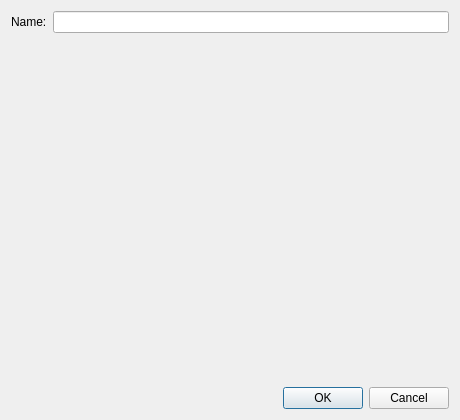
<?xml version="1.0" encoding="UTF-8"?>
<ui version="4.0">
 <class>NewLayoutDialog</class>
 <widget class="QDialog" name="NewLayoutDialog">
  <property name="geometry">
   <rect>
    <x>0</x>
    <y>0</y>
    <width>460</width>
    <height>420</height>
   </rect>
  </property>
  <property name="windowTitle">
   <string>New Layout</string>
  </property>
  <layout class="QVBoxLayout" name="main_layout">
   <item>
    <layout class="QFormLayout" name="form">
     <item row="0" column="0">
      <widget class="QLabel" name="name_label">
       <property name="text">
        <string>Name:</string>
       </property>
       <property name="buddy">
        <cstring>name_edit</cstring>
       </property>
      </widget>
     </item>
     <item row="0" column="1">
      <widget class="QLineEdit" name="name_edit">
       <property name="toolTip">
        <string>What the Add Roots dialog and the Root Catalog settings call this preset.</string>
       </property>
      </widget>
     </item>
    </layout>
   </item>
   <item>
    <widget class="RootLayoutsEditor" name="layouts_editor"/>
   </item>
   <item>
    <widget class="QDialogButtonBox" name="button_box">
     <property name="standardButtons">
      <set>QDialogButtonBox::StandardButton::Cancel|QDialogButtonBox::StandardButton::Ok</set>
     </property>
    </widget>
   </item>
  </layout>
 </widget>
 <customwidgets>
  <customwidget>
   <class>RootLayoutsEditor</class>
   <extends>QWidget</extends>
   <header>rehuco_agent.rehuco.root_layouts_editor</header>
  </customwidget>
 </customwidgets>
 <resources/>
 <connections>
  <connection>
   <sender>button_box</sender>
   <signal>accepted()</signal>
   <receiver>NewLayoutDialog</receiver>
   <slot>accept()</slot>
  </connection>
  <connection>
   <sender>button_box</sender>
   <signal>rejected()</signal>
   <receiver>NewLayoutDialog</receiver>
   <slot>reject()</slot>
  </connection>
 </connections>
</ui>
